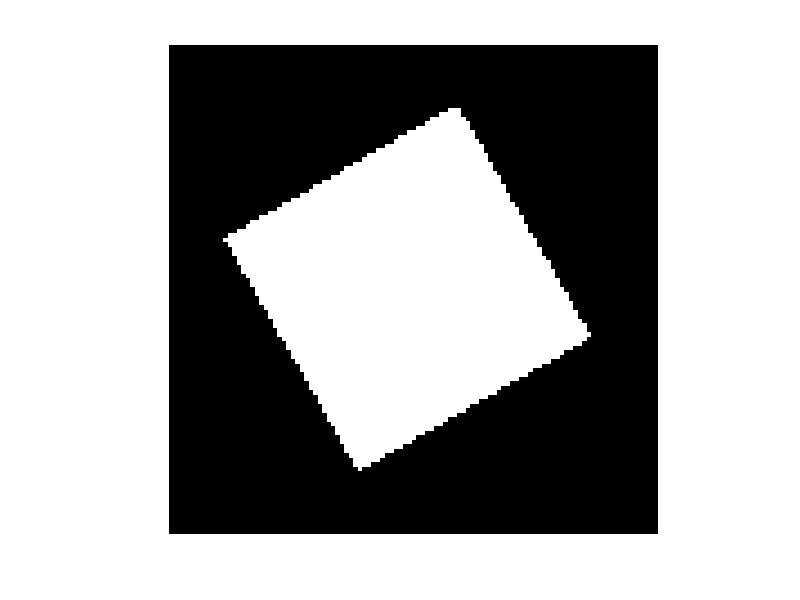
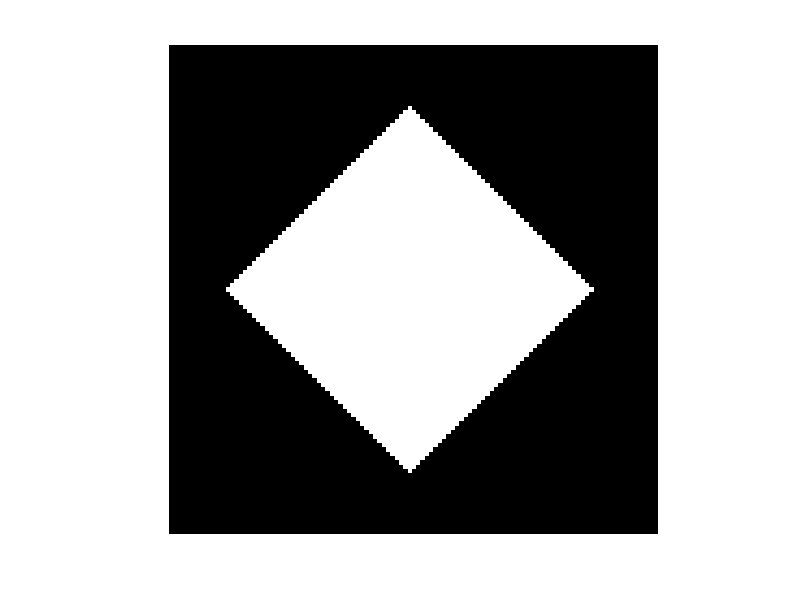
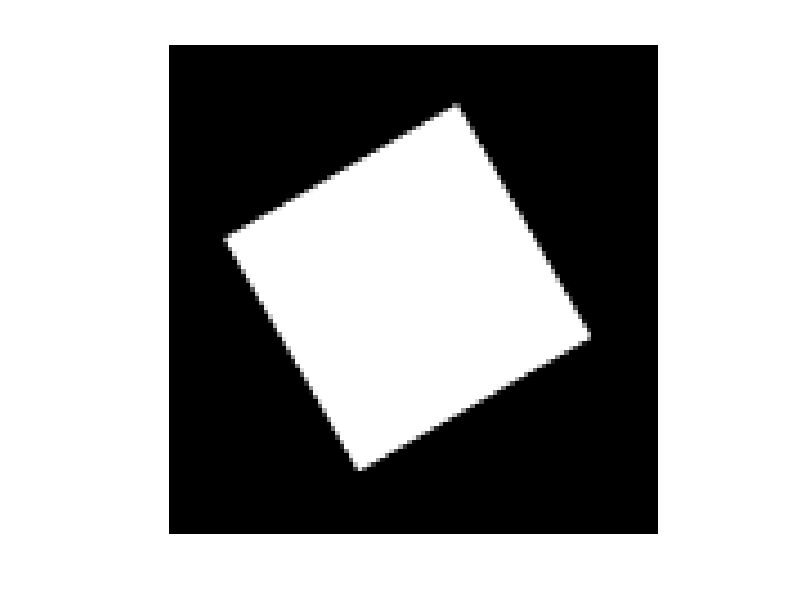
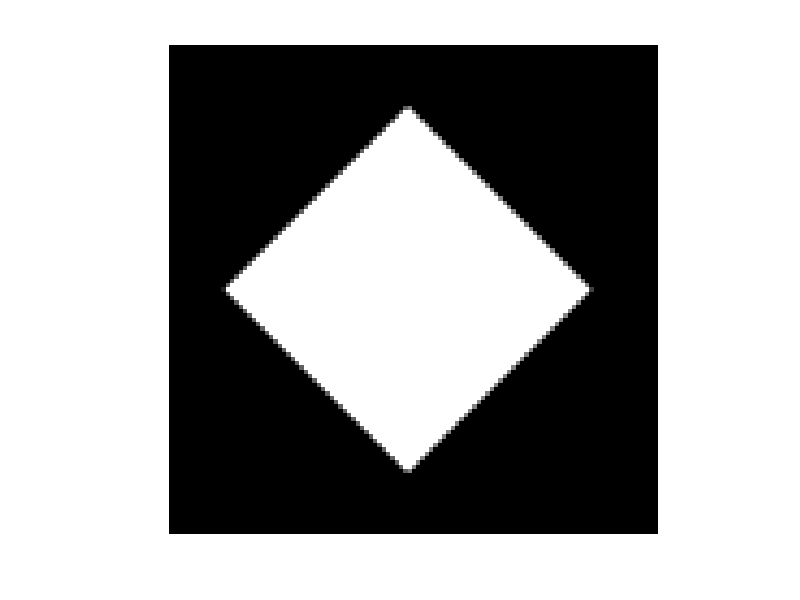

The MATLAB script that drew these images, in order:
SIZE = 10*8;
rec = zeros(SIZE);
rec(SIZE/8:(SIZE*7/8)-1, SIZE/8:(SIZE*7/8)-1) = ones(SIZE*6/8)*256;

x = imrotate(rec, 30, 'nearest');
y = imrotate(rec, 45, 'nearest');
imshow(mat2gray(x));
figure();
imshow(mat2gray(y));

z = imrotate(rec, 30, 'bilinear');
w = imrotate(rec, 45, 'bilinear');
figure();
imshow(mat2gray(z));
figure();
imshow(mat2gray(w));